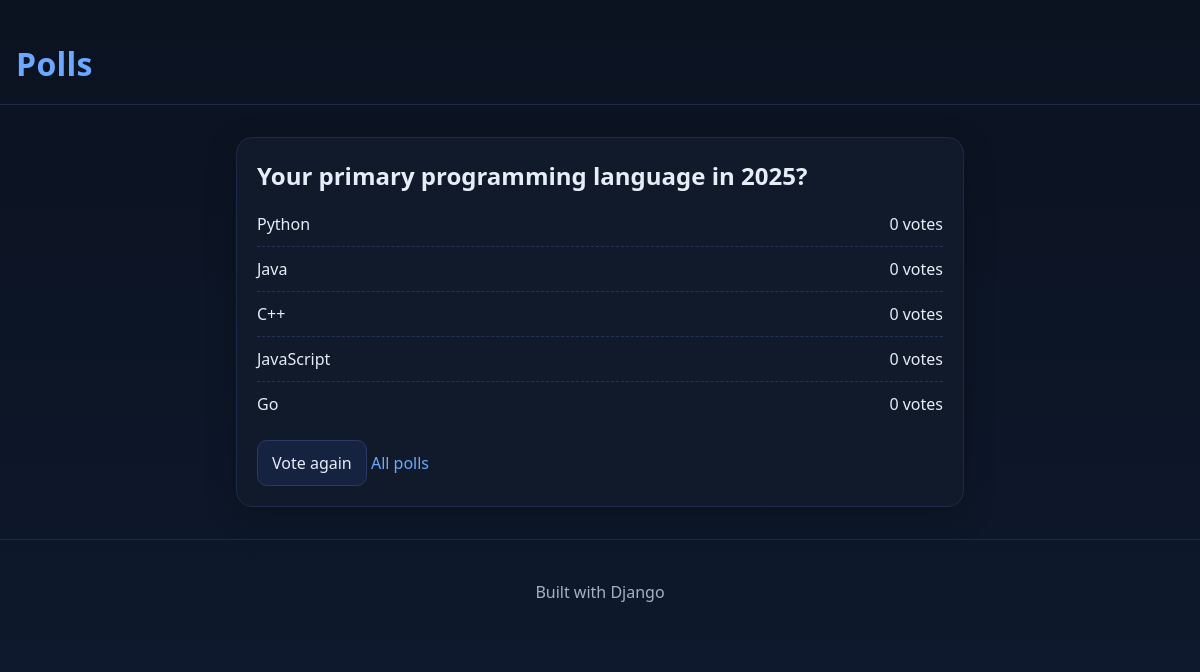
The page /polls/10/results/ on the database its author committed.
### polls/models.py (models this page shows, shortened)
class Question(models.Model):
    question_text = models.CharField(max_length=200)
    pub_date = models.DateTimeField("date published")

class Choice(models.Model):
    question = models.ForeignKey(Question, on_delete=models.CASCADE, related_name="choices")
    choice_text = models.CharField(max_length=200)
    votes = models.IntegerField(default=0)

### polls/views.py (the view)
# urls.py: path("<int:pk>/results/", views.ResultsView.as_view(), name="results"),
class ResultsView(generic.DetailView):
    model = Question
    template_name = "polls/results.html"

### polls/templates/polls/results.html (shortened to what this page needs)
﻿{% extends "base.html" %}
{% block content %}
  <div class="card">
    <h2>{{ question.question_text }}</h2>
    <ul class="list">
      {% for choice in question.choices.all %}
        <li>
          <span>{{ choice.choice_text }}</span>
          <span>{{ choice.votes }} vote{{ choice.votes|pluralize }}</span>
        </li>
      {% endfor %}
    </ul>
    <div style="margin-top:14px;">
      <a class="btn" href="{% url 'polls:detail' question.id %}">Vote again</a>
      <a class="btn link" href="{% url 'polls:index' %}">All polls</a>
    </div>
  </div>
{% endblock %}

### polls/templates/base.html (shortened to what this page needs)
﻿<!doctype html>
<html lang="en">
{% load static %}
<head>
  <link rel="stylesheet" href="{% static 'polls/styles.css' %}">
</head>
<body>
  <header class="site-header">
    <h1 class="brand"><a href="{% url 'polls:index' %}">Polls</a></h1>
  </header>
  <main class="container">
    {% block content %}{% endblock %}
  </main>
  <footer class="site-footer">
   <p>Built with Django</p>
  </footer>
</body>
</html>

### polls/static/polls/styles.css (style rules this page uses)
* { box-sizing:border-box }
body { margin:0;background:linear-gradient(180deg,var(--bg),#0f1a2f);color:var(--text);font:16px/1.5 system-ui,Segoe UI,Roboto,sans-serif }
a { color:var(--accent);text-decoration:none }
.container { max-width:760px;margin:32px auto;padding:0 16px }
.site-header,.site-footer { background:transparent;border-bottom:1px solid #1c2944 }
.site-header { padding:16px }
.site-footer { padding:24px;border-top:1px solid #1c2944;border-bottom:none;color:var(--muted);text-align:center }
.brand { margin:0;font-weight:800;letter-spacing:.3px }
.card { background:var(--panel);border:1px solid #1e2a49;border-radius:16px;padding:20px;box-shadow:0 8px 30px rgba(0,0,0,.25) }
.card h2 { margin:0 0 8px }
.btn { display:inline-block;padding:10px 14px;border-radius:10px;border:1px solid #2a3a62;background:#152240;color:var(--text);cursor:pointer }
.btn.link { border:none;background:transparent;color:var(--accent);padding:0 }
.list { list-style:none;padding:0;margin:0 }
.list li { display:flex;justify-content:space-between;padding:10px 0;border-bottom:1px dashed #223356 }
.list li:last-child { border-bottom:none }

### rows shown on the page
Question: question_text "Your primary programming language in 2025?"
Choice: choice_text "Python", votes "0"
Choice: choice_text "Java", votes "0"
Choice: choice_text "C++", votes "0"
Choice: choice_text "JavaScript", votes "0"
Choice: choice_text "Go", votes "0"
